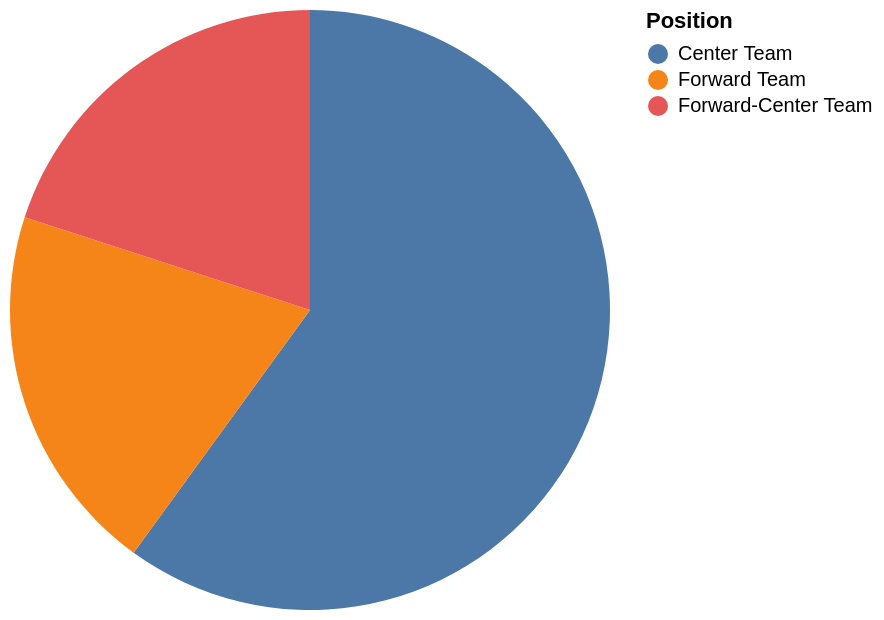

Describe this chart as a Vega-Lite specification.
### Vega-Lite specification from a JSON file in a GitHub repository (floating-point values rounded to 4 significant figures)
{"data": {"values": [{"x_data": "Center Team", "y_data": 3}, {"x_data": "Forward Team", "y_data": 1}, {"x_data": "Forward-Center Team", "y_data": 1}]}, "mark": "arc", "encoding": {"theta": {"field": "y_data", "type": "quantitative", "title": "COUNT(Position)"}, "color": {"field": "x_data", "type": "nominal", "title": "Position"}}}
